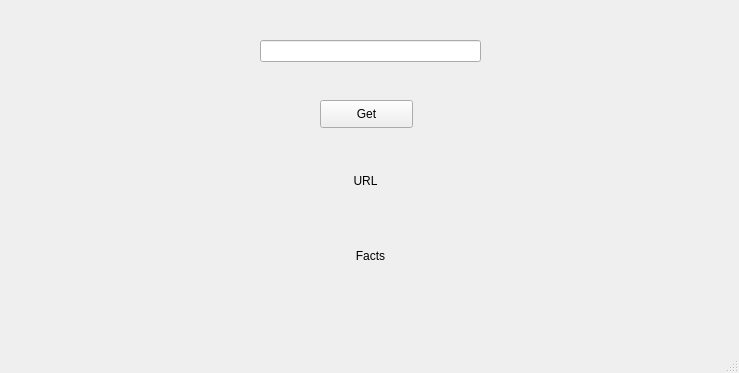
<?xml version="1.0" encoding="UTF-8"?>
<ui version="4.0">
 <class>MainWindow</class>
 <widget class="QMainWindow" name="MainWindow">
  <property name="geometry">
   <rect>
    <x>0</x>
    <y>0</y>
    <width>739</width>
    <height>373</height>
   </rect>
  </property>
  <property name="windowTitle">
   <string>MainWindow</string>
  </property>
  <widget class="QWidget" name="centralwidget">
   <widget class="QPushButton" name="pushButtonGetUrl">
    <property name="geometry">
     <rect>
      <x>320</x>
      <y>100</y>
      <width>93</width>
      <height>28</height>
     </rect>
    </property>
    <property name="text">
     <string>Get</string>
    </property>
   </widget>
   <widget class="QLineEdit" name="lineEditUrl">
    <property name="geometry">
     <rect>
      <x>260</x>
      <y>40</y>
      <width>221</width>
      <height>22</height>
     </rect>
    </property>
   </widget>
   <widget class="QLabel" name="url_label">
    <property name="geometry">
     <rect>
      <x>280</x>
      <y>150</y>
      <width>171</width>
      <height>61</height>
     </rect>
    </property>
    <property name="text">
     <string>URL</string>
    </property>
    <property name="alignment">
     <set>Qt::AlignCenter</set>
    </property>
    <property name="wordWrap">
     <bool>true</bool>
    </property>
   </widget>
   <widget class="QLabel" name="facts_label">
    <property name="geometry">
     <rect>
      <x>210</x>
      <y>220</y>
      <width>321</width>
      <height>71</height>
     </rect>
    </property>
    <property name="text">
     <string>Facts</string>
    </property>
    <property name="alignment">
     <set>Qt::AlignCenter</set>
    </property>
    <property name="wordWrap">
     <bool>true</bool>
    </property>
   </widget>
  </widget>
  <widget class="QMenuBar" name="menubar">
   <property name="geometry">
    <rect>
     <x>0</x>
     <y>0</y>
     <width>739</width>
     <height>20</height>
    </rect>
   </property>
  </widget>
  <widget class="QStatusBar" name="statusbar"/>
 </widget>
 <resources/>
 <connections/>
</ui>
